Frame 1 (no input): blank canvas, image omitted
Frame 60 (the mouse pressed at the canvas centre just before this capture): blank canvas, image omitted
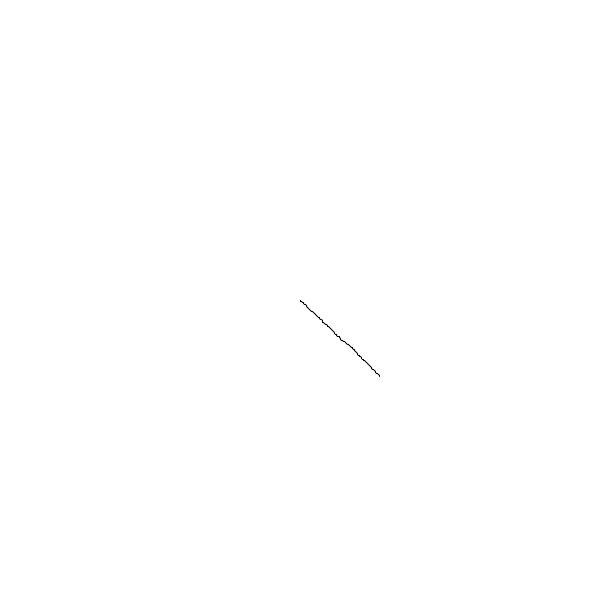
Frame 120 (the mouse held since frame 60 and released just before this capture)

The Processing sketch whose frames 1 and 60 were blank and that drew this single picture after the mouse press (run headless with seeded random() and noise(); from frame 60 on, the mouse is pressed at the canvas centre):

// Processing sketch: random_class
// ── random_class.pde
Random r = new Random();
float x;
float y;
float prevx;
float prevy;

void setup() {
  size(600,600);
  background(255);
  x = width/2;
  y = height/2;
  prevx = width/2;
  prevy = height/2;
}

void draw() {  
  //x += r.levyFlight(0.01);
  //y += r.levyFlight(0.01);
  x += r.montecarlo();
  y += r.montecarlo();
  line(prevx,prevy,x,y);
  prevx = x;
  prevy = y;
  println(r.montecarlo());
}

// ── Random.pde
class Random {
  
  Random() {
    
  }
  
  float montecarlo() {
    while(true) {
      float r1 = random(1);
      float probability = r1;
      float r2 = random(1);
      if(r2 < probability) {
        return r1;
      }
    }
  }
  
  float levyFlight(float prob) {
    float r = random(1);
    float value;
    
    if(r < prob) {
      value = random(-100,100);
    } else {
      value = random(-1,1);
    }
    return value;
  }
  
}
